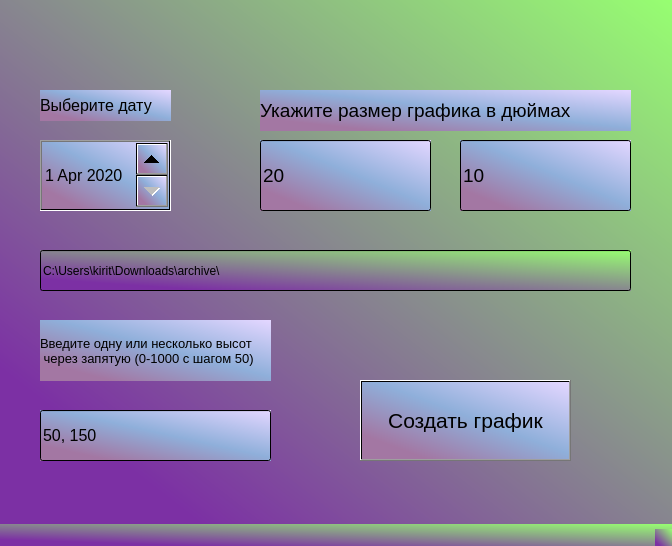
<?xml version="1.0" encoding="UTF-8"?>
<ui version="4.0">
 <class>MainWindow</class>
 <widget class="QMainWindow" name="MainWindow">
  <property name="geometry">
   <rect>
    <x>0</x>
    <y>0</y>
    <width>672</width>
    <height>546</height>
   </rect>
  </property>
  <property name="minimumSize">
   <size>
    <width>672</width>
    <height>546</height>
   </size>
  </property>
  <property name="windowTitle">
   <string>МРТ-5 построение графиков</string>
  </property>
  <property name="styleSheet">
   <string notr="true">background-color:qlineargradient(spread:reflect, x1:0, y1:1, x2:1, y2:0, stop:0.148615 rgba(124, 48, 164, 255), stop:1 rgba(151, 255, 113, 255))</string>
  </property>
  <widget class="QWidget" name="centralwidget">
   <property name="minimumSize">
    <size>
     <width>600</width>
     <height>400</height>
    </size>
   </property>
   <widget class="QLabel" name="label">
    <property name="geometry">
     <rect>
      <x>40</x>
      <y>90</y>
      <width>131</width>
      <height>31</height>
     </rect>
    </property>
    <property name="font">
     <font>
      <pointsize>12</pointsize>
     </font>
    </property>
    <property name="styleSheet">
     <string notr="true">background-color: qlineargradient(spread:pad, x1:0.003, y1:1, x2:0.991, y2:0.015194, stop:0.158324 rgba(163, 119, 163, 255), stop:0.538999 rgba(143, 175, 218, 255), stop:1 rgba(226, 214, 255, 255))</string>
    </property>
    <property name="text">
     <string>Выберите дату</string>
    </property>
   </widget>
   <widget class="QDateEdit" name="dateEdit">
    <property name="geometry">
     <rect>
      <x>40</x>
      <y>140</y>
      <width>131</width>
      <height>71</height>
     </rect>
    </property>
    <property name="font">
     <font>
      <pointsize>12</pointsize>
     </font>
    </property>
    <property name="styleSheet">
     <string notr="true">background-color:qlineargradient(spread:pad, x1:0.003, y1:1, x2:0.991, y2:0.015194, stop:0.158324 rgba(163, 119, 163, 255), stop:0.538999 rgba(143, 175, 218, 255), stop:1 rgba(226, 214, 255, 255))</string>
    </property>
    <property name="dateTime">
     <datetime>
      <hour>0</hour>
      <minute>0</minute>
      <second>0</second>
      <year>2020</year>
      <month>4</month>
      <day>1</day>
     </datetime>
    </property>
   </widget>
   <widget class="QPushButton" name="make_plot_button">
    <property name="geometry">
     <rect>
      <x>360</x>
      <y>380</y>
      <width>211</width>
      <height>81</height>
     </rect>
    </property>
    <property name="font">
     <font>
      <pointsize>16</pointsize>
     </font>
    </property>
    <property name="styleSheet">
     <string notr="true">background-color: qlineargradient(spread:pad, x1:0.003, y1:1, x2:0.991, y2:0.015194, stop:0.158324 rgba(163, 119, 163, 255), stop:0.538999 rgba(143, 175, 218, 255), stop:1 rgba(226, 214, 255, 255))</string>
    </property>
    <property name="text">
     <string>Создать график</string>
    </property>
   </widget>
   <widget class="QLineEdit" name="lineEdit_for_high">
    <property name="geometry">
     <rect>
      <x>40</x>
      <y>410</y>
      <width>231</width>
      <height>51</height>
     </rect>
    </property>
    <property name="font">
     <font>
      <pointsize>12</pointsize>
     </font>
    </property>
    <property name="styleSheet">
     <string notr="true">background-color:qlineargradient(spread:pad, x1:0.003, y1:1, x2:0.991, y2:0.015194, stop:0.158324 rgba(163, 119, 163, 255), stop:0.538999 rgba(143, 175, 218, 255), stop:1 rgba(226, 214, 255, 255))</string>
    </property>
    <property name="text">
     <string>50, 150</string>
    </property>
   </widget>
   <widget class="QLabel" name="label_4">
    <property name="geometry">
     <rect>
      <x>40</x>
      <y>320</y>
      <width>231</width>
      <height>61</height>
     </rect>
    </property>
    <property name="font">
     <font>
      <pointsize>10</pointsize>
     </font>
    </property>
    <property name="styleSheet">
     <string notr="true">background-color:qlineargradient(spread:pad, x1:0.003, y1:1, x2:0.991, y2:0.015194, stop:0.158324 rgba(163, 119, 163, 255), stop:0.538999 rgba(143, 175, 218, 255), stop:1 rgba(226, 214, 255, 255))</string>
    </property>
    <property name="text">
     <string>Введите одну или несколько высот
 через запятую (0-1000 с шагом 50)</string>
    </property>
    <property name="scaledContents">
     <bool>true</bool>
    </property>
    <property name="textInteractionFlags">
     <set>Qt::LinksAccessibleByMouse</set>
    </property>
   </widget>
   <widget class="QLabel" name="label_2">
    <property name="geometry">
     <rect>
      <x>260</x>
      <y>90</y>
      <width>371</width>
      <height>41</height>
     </rect>
    </property>
    <property name="font">
     <font>
      <pointsize>14</pointsize>
     </font>
    </property>
    <property name="styleSheet">
     <string notr="true">background-color:qlineargradient(spread:pad, x1:0.003, y1:1, x2:0.991, y2:0.015194, stop:0.158324 rgba(163, 119, 163, 255), stop:0.538999 rgba(143, 175, 218, 255), stop:1 rgba(226, 214, 255, 255))</string>
    </property>
    <property name="text">
     <string>Укажите размер графика в дюймах</string>
    </property>
   </widget>
   <widget class="QLineEdit" name="lineEdit">
    <property name="geometry">
     <rect>
      <x>260</x>
      <y>140</y>
      <width>171</width>
      <height>71</height>
     </rect>
    </property>
    <property name="font">
     <font>
      <pointsize>14</pointsize>
     </font>
    </property>
    <property name="layoutDirection">
     <enum>Qt::LeftToRight</enum>
    </property>
    <property name="styleSheet">
     <string notr="true">background-color:qlineargradient(spread:pad, x1:0.003, y1:1, x2:0.991, y2:0.015194, stop:0.158324 rgba(163, 119, 163, 255), stop:0.538999 rgba(143, 175, 218, 255), stop:1 rgba(226, 214, 255, 255))</string>
    </property>
    <property name="text">
     <string>20</string>
    </property>
    <property name="placeholderText">
     <string>x</string>
    </property>
   </widget>
   <widget class="QLineEdit" name="lineEdit_2">
    <property name="geometry">
     <rect>
      <x>460</x>
      <y>140</y>
      <width>171</width>
      <height>71</height>
     </rect>
    </property>
    <property name="font">
     <font>
      <pointsize>14</pointsize>
     </font>
    </property>
    <property name="styleSheet">
     <string notr="true">background-color:qlineargradient(spread:pad, x1:0.003, y1:1, x2:0.991, y2:0.015194, stop:0.158324 rgba(163, 119, 163, 255), stop:0.538999 rgba(143, 175, 218, 255), stop:1 rgba(226, 214, 255, 255))</string>
    </property>
    <property name="text">
     <string>10</string>
    </property>
    <property name="placeholderText">
     <string>y</string>
    </property>
   </widget>
   <widget class="QLineEdit" name="lineEdit_3">
    <property name="geometry">
     <rect>
      <x>40</x>
      <y>250</y>
      <width>591</width>
      <height>41</height>
     </rect>
    </property>
    <property name="text">
     <string>C:\Users\kirit\Downloads\archive\</string>
    </property>
   </widget>
  </widget>
  <widget class="QStatusBar" name="statusbar"/>
 </widget>
 <resources/>
 <connections/>
</ui>
